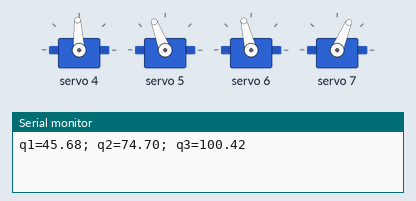
Recording of a sketch running on a simulated Arduino Uno, built with avr-gcc and run on an emulated ATmega328P. On the bench: 4 × servo, the last lines printed to the serial monitor.

Above: at 0.43 s.
At 4.81 s:
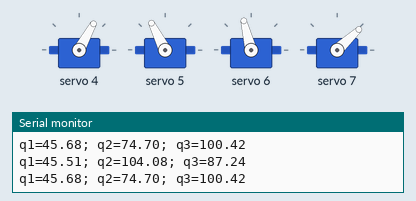
At 10.51 s:
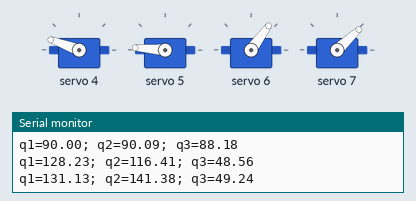
At 19.23 s:
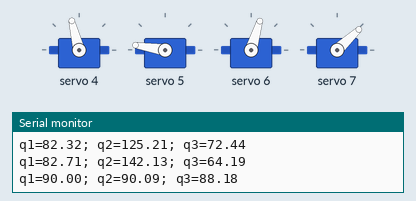
At 28.48 s:
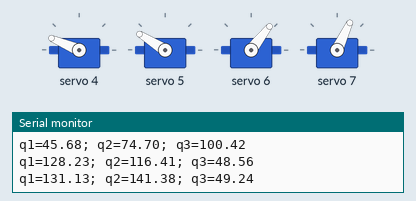
At 38.0 s:
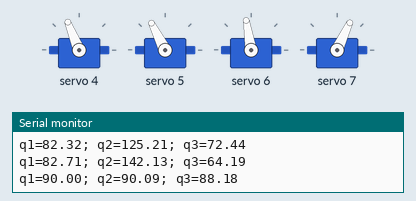
Timing chart, 0 to 39.5 s (numbered marks = the images above):
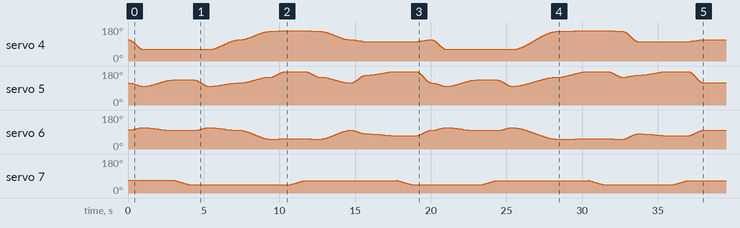

The sketch:

axis_control_empty_V2.ino
```cpp
#include <Adafruit_PWMServoDriver.h>
Adafruit_PWMServoDriver pwm = Adafruit_PWMServoDriver();

#define MIN_PWM 130
#define MAX_PWM 570

#define GRIPPER_CLOSED 25
#define GRIPPER_OPENED 50
#define JOINTS 3

#define TIMEgriper 50
#define TIMEuno  1
#define TIMEdos  2
#define TIMEtres 3

typedef struct
{
  double l0;
  double h1;
  double l1;
  double l2;
  double l3;
  double l3I;
  double l3O;
  double l4;
  double l5;
  double d5;
} RobotParams_t;
RobotParams_t params={5.0,64.5,15.1,80.0,80.0,23.9,35.0,80.0,52.0,5.0};

typedef struct
{
  double x;
  double y;
  double z;
} RobotPosition_t;

RobotPosition_t pT0={params.l0+params.l1+params.l3+params.l5,-params.d5,params.h1+params.l2}; //{152.1,-5.0,144.5}
RobotPosition_t pT1={90.0,-90.0, 160.0};
RobotPosition_t pT2={120.0,-120.0, 135.0};
RobotPosition_t pT3={140.0, 100.0, 90.0};
RobotPosition_t pT4={150.0, 120.0, 60.0};
RobotPosition_t pT5={190.0, -30.0, 100.0};
RobotPosition_t pT6={200.0, -30.0, 70.0};

typedef struct
{
  uint8_t pin;
  int offset;
  int min_pos;
  int max_pos;
} RobotServo_t;

RobotServo_t robotServos[JOINTS]={{4,0,0,180},{5,2,50,170},{6,-5,30,120}};
RobotServo_t robotGripper={7,0,30,50};

//TODO: Define several configurations
double qN[JOINTS]={0.0,0.0,0.0};
double q0[JOINTS]={90.0,90.0,90.0};

/*-----------------------------------------------------------------------------------------------------------------------------------------------*/
void setup() {
  Serial.begin(115200);
  //Initializes the PCA9685 servo driver
  pwm.begin();
  pwm.setPWMFreq(50);
  PORTB=0x02; //Salida para led de error
  DDRB=0x00;  //Inicializar a nivel bajo la salida para el led
  //Sets the servo to the initial position
  for (int i=0;i<JOINTS;i++){writeServo(robotServos[i],(int)q0[i]);}
  writeServo(robotGripper,GRIPPER_OPENED);
  MyTask();
}
/*-----------------------------------------------------------------------------------------------------------------------------------------------*/
void loop()
{

}
/*-----------------------------------------------------------------------------------------------------------------------------------------------*/
void writeServo(const RobotServo_t &servo, int angle)
{
  angle=constrain(angle+servo.offset,servo.min_pos,servo.max_pos);

  int pulse_width;
  pulse_width = map(angle+servo.offset, 0, 180, MIN_PWM, MAX_PWM);
  pwm.setPWM(servo.pin,0,pulse_width);
}
/*-----------------------------------------------------------------------------------------------------------------------------------------------*/
void detachServo(const RobotServo_t &servo)
{
  pwm.setPWM(servo.pin,0,0);
}
/*-----------------------------------------------------------------------------------------------------------------------------------------------*/
void moveAbsJ(const RobotServo_t robotServos[JOINTS], const double q0[JOINTS], const double qt[JOINTS], const double T)
{
  double a[JOINTS],b[JOINTS],c[JOINTS],d[JOINTS],q,t,t0;
  //TODO: Compute trajectory parameters for each joint
  for(int i=0;i<JOINTS;i++)
  {
    a[i]=-2*(qt[i]-q0[i])/pow(T,3);
    b[i]=3*(qt[i]-q0[i])/pow(T,2);
    c[i]=0.0;
    d[i]=q0[i];
  }
  t0=millis()/1000.0;
  t=0.0;
  while(t<T)
  {
    for (int i=0;i<JOINTS;i++)
    {
      //TODO: Evaluate the trajectory for joint "i" at time "t" and store the result in "q".
      q=a[i]*pow(t,3)+b[i]*pow(t,2)+c[i]*t+d[i];
      writeServo(robotServos[i],(int)q);
    }
    delay(20);
    t=millis()/1000.0-t0;
  }
}
/*-----------------------------------------------------------------------------------------------------------------------------------------------*/
void moveJ(const RobotServo_t robotServos[JOINTS],const double q0[JOINTS], const RobotPosition_t target, const float T, const RobotParams_t &params)
{
  double qT[JOINTS];
  inverseKin(target, params, qT);
  Serial.print("q1=");Serial.print(qT[0]);
  Serial.print("; q2="); Serial.print(qT[1]);
  Serial.print("; q3="); Serial.println(qT[2]);
  /*Comprobación de que los cálculos dan valores correctos, si se obtiene " nan=Not A Number "
  volvemos a la posición inicial y bucle infinito con led de error*/
  for(int i=0;i<JOINTS;i++)
  {
    if (isnan(qT[i]))
    {
      moveJ(robotServos, qN, pT0, TIMEdos, params);
      Serial.println("ERROR: posicionamiento no válido");
      for (int i=0;i<JOINTS;i++){detachServo(robotServos[i]);}
      detachServo(robotGripper);
      for(;;)    // Led intermitente infinito
      {
         DDRB=0x02;
         delay(100);
         DDRB=0x00;
         delay(100);
      }
    }
  }
  moveAbsJ(robotServos,q0,qT,T);
  /*Actulizar el vector global "qN" con la posición actual*/
  for(int i=0;i<JOINTS;i++)
  {
    qN[i]=qT[i];
  }
}
/*-----------------------------------------------------------------------------------------------------------------------------------------------*/
void inverseKin(const RobotPosition_t &target,const RobotParams_t &params, double *q)
{
  double q1=atan2(target.x-params.l0, -target.y)+asin(params.d5/sqrt(pow(target.x-params.l0,2)+pow(target.y,2)));
  q[0]=q1*180/M_PI;
  double pw[JOINTS]={target.x+(-params.l5*sin(q1)-params.l0),target.y+(params.l5*cos(q1)),target.z+0};
  double r=sqrt(pow(pw[0],2)+pow(pw[1],2))-params.l1;
  double ze=pw[2]-params.h1;
  double alfa=atan(ze/r);
  double s=sqrt(pow(r,2)+pow(ze,2));
  double gamma=acos((pow(params.l2,2)+pow(params.l3,2)-pow(s,2))/(2*params.l2*params.l3));
  double beta=acos((pow(s,2)+pow(params.l2,2)-pow(params.l3,2))/(2*s*params.l2));
  double q2=M_PI-alfa-beta;
  q[1]=q2*180/M_PI;
  double q3_0=M_PI-gamma;
  double e=sqrt(pow(params.l3O,2)+pow(params.l2,2)-2*params.l3O*params.l2*cos(q3_0));
  double psi=asin((params.l3O*sin(q3_0))/e);
  double phi=acos((pow(e,2)+pow(params.l3I,2)-pow(params.l4,2))/(2*e*params.l3I));
  double q3=psi+phi+M_PI/2-q2;
  q[2]=q3*180/M_PI;
}
/*-----------------------------------------------------------------------------------------------------------------------------------------------*/
void moveL(const RobotServo_t robotServos[JOINTS], const float q0[JOINTS], const RobotPosition_t target, const float T, const RobotParams_t &params)
{
  RobotPosition_t targ;

  double qT[JOINTS];
/*TODO: Call forwardKin to compute the current gripper position from the given configuration.
 * Then compute a target position and move the gripper along the trajectory by sending proper servos commands using the inverse kinematics.*/


}
/*-----------------------------------------------------------------------------------------------------------------------------------------------*/
void forwardKin(const double q[JOINTS], const RobotParams_t &params, RobotPosition_t *target)
{
//TODO: Return in q the values of the configuration for the given target position.
}
/*-----------------------------------------------------------------------------------------------------------------------------------------------*/
void OpenGripper(void)
{
  for(int i=GRIPPER_CLOSED;i<GRIPPER_OPENED;i++)
  {
    writeServo(robotGripper, i);
    delay(TIMEgriper);
  }
  detachServo(robotGripper);
}
/*-----------------------------------------------------------------------------------------------------------------------------------------------*/
void CloseGripper(void)
{
  for(int i=GRIPPER_OPENED;i>GRIPPER_CLOSED;i--)
  {
    writeServo(robotGripper, i);
    delay(TIMEgriper);
  }
  detachServo(robotGripper);
}
/*-----------------------------------------------------------------------------------------------------------------------------------------------*/
void MyTask(void)
{
  moveJ(robotServos, q0, pT1, TIMEuno, params);
  moveJ(robotServos, qN, pT2, TIMEdos, params);
  CloseGripper();
  moveJ(robotServos, qN, pT1, TIMEuno, params);
  moveJ(robotServos, qN, pT0, TIMEdos, params);

  moveJ(robotServos, qN, pT3, TIMEdos, params);
  moveJ(robotServos, qN, pT4, TIMEuno, params);
  OpenGripper();
  moveJ(robotServos, qN, pT3, TIMEuno, params);
  moveJ(robotServos, qN, pT0, TIMEdos, params);

  moveJ(robotServos, qN, pT5, TIMEuno, params);
  moveJ(robotServos, qN, pT6, TIMEdos, params);
  CloseGripper();
  moveJ(robotServos, qN, pT0, TIMEuno, params);

  moveJ(robotServos, qN, pT1, TIMEuno, params);
  moveJ(robotServos, qN, pT2, TIMEdos, params);
  OpenGripper();
  moveJ(robotServos, qN, pT1, TIMEuno, params);
  moveJ(robotServos, qN, pT3, TIMEtres, params);
  moveJ(robotServos, qN, pT4, TIMEdos, params);
  CloseGripper();
  moveJ(robotServos, qN, pT3, TIMEuno, params);
  moveJ(robotServos, qN, pT5, TIMEuno, params);
  moveJ(robotServos, qN, pT6, TIMEdos, params);
  OpenGripper();
  moveJ(robotServos, qN, pT0, TIMEuno, params);

  for (int i=0;i<JOINTS;i++){detachServo(robotServos[i]);}
  detachServo(robotGripper);
  delay(2000);
}
/*-----------------------------------------------------------------------------------------------------------------------------------------------*/
```
